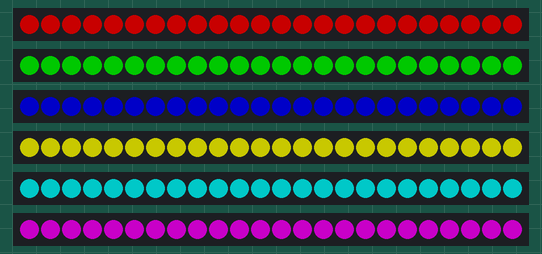
Bench run of a sketch on a simulated Arduino Uno, built with avr-gcc and run on an emulated ATmega328P. Parts: 6 × 24 RGB LEDs in strip order, left to right. Dim RGB values are drawn brighter than linear.

Above: at 0.1 s.
At 10.1 s:
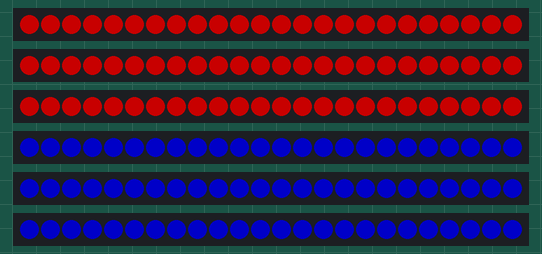
At 20.1 s:
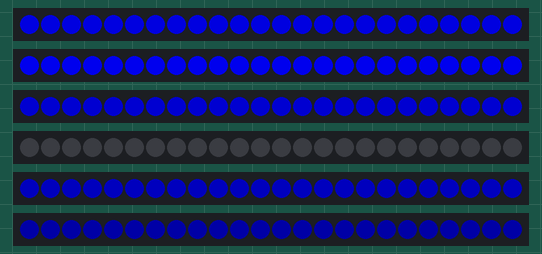
At 30.1 s:
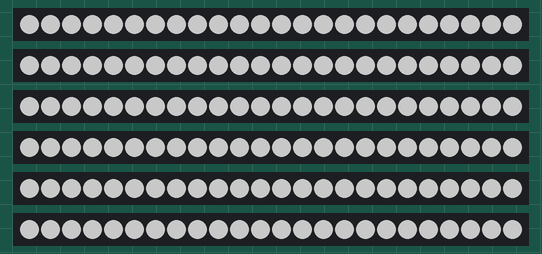

Measured:
- by itself, everything shown: repeats every 40.0 s, in 4 steps
- what the display in image 1 shows lasts 10.0 s, from 10.0 s to 20.0 s

The sketch:

4presets.ino
```cpp
#include <Adafruit_NeoPixel.h>

// LED strip constants
#define LED_COUNT 24 // Number of LEDs in each strip

// Define the pins for each strip
#define STRIP1_PIN 5
#define STRIP2_PIN 4
#define STRIP3_PIN 9
#define STRIP4_PIN 12
#define STRIP5_PIN 10
#define STRIP6_PIN 11

// Create an instance of the Adafruit_NeoPixel class for each strip
Adafruit_NeoPixel strip1 = Adafruit_NeoPixel(LED_COUNT, STRIP1_PIN, NEO_GRB + NEO_KHZ800);
Adafruit_NeoPixel strip2 = Adafruit_NeoPixel(LED_COUNT, STRIP2_PIN, NEO_GRB + NEO_KHZ800);
Adafruit_NeoPixel strip3 = Adafruit_NeoPixel(LED_COUNT, STRIP3_PIN, NEO_GRB + NEO_KHZ800);
Adafruit_NeoPixel strip4 = Adafruit_NeoPixel(LED_COUNT, STRIP4_PIN, NEO_GRB + NEO_KHZ800);
Adafruit_NeoPixel strip5 = Adafruit_NeoPixel(LED_COUNT, STRIP5_PIN, NEO_GRB + NEO_KHZ800);
Adafruit_NeoPixel strip6 = Adafruit_NeoPixel(LED_COUNT, STRIP6_PIN, NEO_GRB + NEO_KHZ800);

void setup() {
  strip1.begin();
  strip2.begin();
  strip3.begin();
  strip4.begin();
  strip5.begin();
  strip6.begin();
}

void loop() {
  // Preset 1: Different colors for each strip
  setStripColor(strip1, 100, 0, 0); // Red MidR
  setStripColor(strip2, 0, 100, 0); // Green topR
  setStripColor(strip3, 0, 0, 100); // Blue BotR
  setStripColor(strip4, 100, 100, 0); // Yellow topL
  setStripColor(strip5, 0, 100, 100); // Cyan BotL
  setStripColor(strip6, 100, 0, 100); // Magenta MidL
  showAllStrips();
  delay(10000);

  // Preset 2: 2 strips same color, 3 groups
  setStripColor(strip1, 100, 0, 0); // Red
  setStripColor(strip2, 100, 0, 0); // Red
  setStripColor(strip3, 100, 0, 0); // Red
  setStripColor(strip4, 0, 0, 100); // Blue
  setStripColor(strip5, 0, 0, 100); // Blue
  setStripColor(strip6, 0, 0, 100); // Blue
  showAllStrips();
  delay(10000);

  // Preset 3: Different luminosities of blue to white
  setStripColor(strip2, 0, 0, 200); // Blue
  setStripColor(strip1, 0, 0, 160); // Lighter Blue
  setStripColor(strip3, 0, 0, 120); // Even Lighter Blue
  setStripColor(strip5, 0, 0, 80); // Near White Blue
  setStripColor(strip6, 0, 0, 40); // Lightest Blue
  setStripColor(strip4, 0, 0, 0); // White
  showAllStrips();
  delay(10000);

  // Preset 4: All white
  setStripColor(strip1, 100, 100, 100);
  setStripColor(strip2, 100, 100, 100);
  setStripColor(strip3, 100, 100, 100);
  setStripColor(strip4, 100, 100, 100);
  setStripColor(strip5, 100, 100, 100);
  setStripColor(strip6, 100, 100, 100);
  showAllStrips();
  delay(10000);
}

void setStripColor(Adafruit_NeoPixel &strip, uint8_t red, uint8_t green, uint8_t blue) {
  for (int i = 0; i < strip.numPixels(); i++) {
    strip.setPixelColor(i, strip.Color(red, green, blue));
  }
}

void showAllStrips() {
  strip1.show();
  strip2.show();
  strip3.show();
  strip4.show();
  strip5.show();
  strip6.show();
}
```
